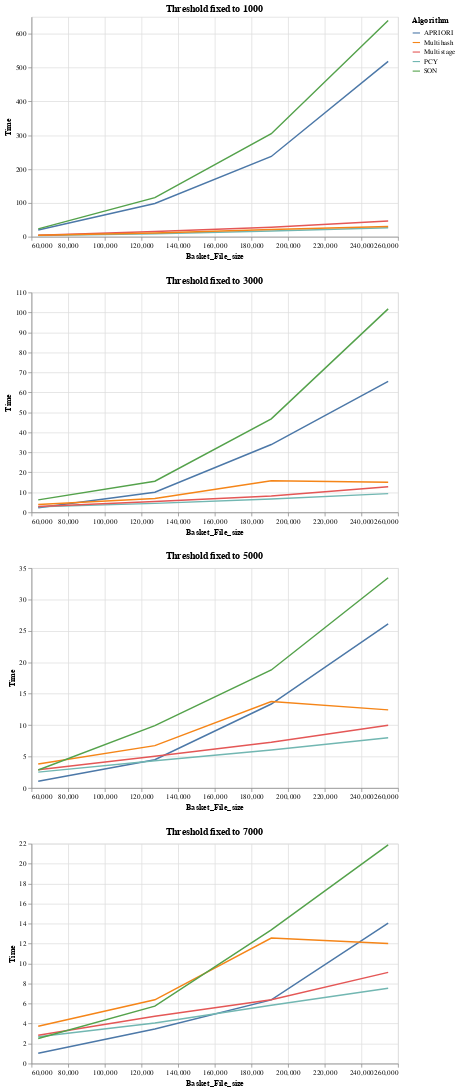

This figure's notebook cell:
### Markdown cell above
## HOW THE TIME INCREAS WITH THE BASKET FILE SIZE

### Code cell
import altair as alt
charts = []
for t in [1000,3000,5000,7000]:
  charts.append(alt.Chart(final_df[final_df["Threshold"]==t]).mark_line().encode(
      x='Basket_File_size:Q',
      y='Time:Q',
      color='Algorithm:N'
  ).properties(
      height=300,
      width=500,
      title="Threshold fixed to "+str(t)
  ))

alt.vconcat(*charts)

### Figure 1 — Vega-Lite specification as saved in the notebook (floating-point values rounded to 4 significant figures)
{"config": {"view": {"continuousWidth": 400, "continuousHeight": 300}}, "vconcat": [{"data": {"name": "data-761fd111341ea5e41c34c73f882d7dec"}, "mark": "line", "encoding": {"color": {"field": "Algorithm", "type": "nominal"}, "x": {"field": "Basket_File_size", "type": "quantitative"}, "y": {"field": "Time", "type": "quantitative"}}, "height": 300, "title": "Threshold fixed to 1000", "width": 500}, {"data": {"name": "data-ec98ea17e3e2e46f6c92ccf244d1ef2d"}, "mark": "line", "encoding": {"color": {"field": "Algorithm", "type": "nominal"}, "x": {"field": "Basket_File_size", "type": "quantitative"}, "y": {"field": "Time", "type": "quantitative"}}, "height": 300, "title": "Threshold fixed to 3000", "width": 500}, {"data": {"name": "data-63495a4e4b090c07c56e8544654306d8"}, "mark": "line", "encoding": {"color": {"field": "Algorithm", "type": "nominal"}, "x": {"field": "Basket_File_size", "type": "quantitative"}, "y": {"field": "Time", "type": "quantitative"}}, "height": 300, "title": "Threshold fixed to 5000", "width": 500}, {"data": {"name": "data-2018d500159556c83627b95c47985ee3"}, "mark": "line", "encoding": {"color": {"field": "Algorithm", "type": "nominal"}, "x": {"field": "Basket_File_size", "type": "quantitative"}, "y": {"field": "Time", "type": "quantitative"}}, "height": 300, "title": "Threshold fixed to 7000", "width": 500}], "$schema": "https://vega.github.io/schema/vega-lite/v4.17.0.json", "datasets": {"data-761fd111341ea5e41c34c73f882d7dec": [{"Time": 19.9, "Algorithm": "APRIORI", "Basket_File_size": 63656, "Threshold": 1000}, {"Time": 98.16, "Algorithm": "APRIORI", "Basket_File_size": 127300, "Threshold": 1000}, {"Time": 237.3, "Algorithm": "APRIORI", "Basket_File_size": 190850, "Threshold": 1000}, {"Time": 518.6, "Algorithm": "APRIORI", "Basket_File_size": 254626, "Threshold": 1000}, {"Time": 3.617, "Algorithm": "PCY", "Basket_File_size": 63656, "Threshold": 1000}, {"Time": 8.86, "Algorithm": "PCY", "Basket_File_size": 127300, "Threshold": 1000}, {"Time": 16.98, "Algorithm": "PCY", "Basket_File_size": 190850, "Threshold": 1000}, {"Time": 26.62, "Algorithm": "PCY", "Basket_File_size": 254626, "Threshold": 1000}, {"Time": 4.617, "Algorithm": "Multistage", "Basket_File_size": 63656, "Threshold": 1000}, {"Time": 15.45, "Algorithm": "Multistage", "Basket_File_size": 127300, "Threshold": 1000}, {"Time": 28.1, "Algorithm": "Multistage", "Basket_File_size": 190850, "Threshold": 1000}, {"Time": 46.67, "Algorithm": "Multistage", "Basket_File_size": 254626, "Threshold": 1000}, {"Time": 4.57, "Algorithm": "Multihash", "Basket_File_size": 63656, "Threshold": 1000}, {"Time": 11.25, "Algorithm": "Multihash", "Basket_File_size": 127300, "Threshold": 1000}, {"Time": 21.36, "Algorithm": "Multihash", "Basket_File_size": 190850, "Threshold": 1000}, {"Time": 30.34, "Algorithm": "Multihash", "Basket_File_size": 254626, "Threshold": 1000}, {"Time": 23.22, "Algorithm": "SON", "Basket_File_size": 63656, "Threshold": 1000}, {"Time": 115.6, "Algorithm": "SON", "Basket_File_size": 127300, "Threshold": 1000}, {"Time": 304.5, "Algorithm": "SON", "Basket_File_size": 190850, "Threshold": 1000}, {"Time": 639.4, "Algorithm": "SON", "Basket_File_size": 254626, "Threshold": 1000}], "data-ec98ea17e3e2e46f6c92ccf244d1ef2d": [{"Time": 2.28, "Algorithm": "APRIORI", "Basket_File_size": 63656, "Threshold": 3000}, {"Time": 10.07, "Algorithm": "APRIORI", "Basket_File_size": 127300, "Threshold": 3000}, {"Time": 33.94, "Algorithm": "APRIORI", "Basket_File_size": 190850, "Threshold": 3000}, {"Time": 65.51, "Algorithm": "APRIORI", "Basket_File_size": 254626, "Threshold": 3000}, {"Time": 2.784, "Algorithm": "PCY", "Basket_File_size": 63656, "Threshold": 3000}, {"Time": 4.505, "Algorithm": "PCY", "Basket_File_size": 127300, "Threshold": 3000}, {"Time": 6.699, "Algorithm": "PCY", "Basket_File_size": 190850, "Threshold": 3000}, {"Time": 9.376, "Algorithm": "PCY", "Basket_File_size": 254626, "Threshold": 3000}, {"Time": 2.936, "Algorithm": "Multistage", "Basket_File_size": 63656, "Threshold": 3000}, {"Time": 5.436, "Algorithm": "Multistage", "Basket_File_size": 127300, "Threshold": 3000}, {"Time": 8.188, "Algorithm": "Multistage", "Basket_File_size": 190850, "Threshold": 3000}, {"Time": 12.84, "Algorithm": "Multistage", "Basket_File_size": 254626, "Threshold": 3000}, {"Time": 3.897, "Algorithm": "Multihash", "Basket_File_size": 63656, "Threshold": 3000}, {"Time": 6.94, "Algorithm": "Multihash", "Basket_File_size": 127300, "Threshold": 3000}, {"Time": 15.85, "Algorithm": "Multihash", "Basket_File_size": 190850, "Threshold": 3000}, {"Time": 15.08, "Algorithm": "Multihash", "Basket_File_size": 254626, "Threshold": 3000}, {"Time": 6.238, "Algorithm": "SON", "Basket_File_size": 63656, "Threshold": 3000}, {"Time": 15.59, "Algorithm": "SON", "Basket_File_size": 127300, "Threshold": 3000}, {"Time": 46.75, "Algorithm": "SON", "Basket_File_size": 190850, "Threshold": 3000}, {"Time": 101.8, "Algorithm": "SON", "Basket_File_size": 254626, "Threshold": 3000}], "data-63495a4e4b090c07c56e8544654306d8": [{"Time": 1.073, "Algorithm": "APRIORI", "Basket_File_size": 63656, "Threshold": 5000}, {"Time": 4.498, "Algorithm": "APRIORI", "Basket_File_size": 127300, "Threshold": 5000}, {"Time": 13.36, "Algorithm": "APRIORI", "Basket_File_size": 190850, "Threshold": 5000}, {"Time": 26.13, "Algorithm": "APRIORI", "Basket_File_size": 254626, "Threshold": 5000}, {"Time": 2.522, "Algorithm": "PCY", "Basket_File_size": 63656, "Threshold": 5000}, {"Time": 4.328, "Algorithm": "PCY", "Basket_File_size": 127300, "Threshold": 5000}, {"Time": 6.033, "Algorithm": "PCY", "Basket_File_size": 190850, "Threshold": 5000}, {"Time": 8.008, "Algorithm": "PCY", "Basket_File_size": 254626, "Threshold": 5000}, {"Time": 2.898, "Algorithm": "Multistage", "Basket_File_size": 63656, "Threshold": 5000}, {"Time": 5.059, "Algorithm": "Multistage", "Basket_File_size": 127300, "Threshold": 5000}, {"Time": 7.285, "Algorithm": "Multistage", "Basket_File_size": 190850, "Threshold": 5000}, {"Time": 9.979, "Algorithm": "Multistage", "Basket_File_size": 254626, "Threshold": 5000}, {"Time": 3.825, "Algorithm": "Multihash", "Basket_File_size": 63656, "Threshold": 5000}, {"Time": 6.739, "Algorithm": "Multihash", "Basket_File_size": 127300, "Threshold": 5000}, {"Time": 13.76, "Algorithm": "Multihash", "Basket_File_size": 190850, "Threshold": 5000}, {"Time": 12.43, "Algorithm": "Multihash", "Basket_File_size": 254626, "Threshold": 5000}, {"Time": 2.865, "Algorithm": "SON", "Basket_File_size": 63656, "Threshold": 5000}, {"Time": 9.926, "Algorithm": "SON", "Basket_File_size": 127300, "Threshold": 5000}, {"Time": 18.78, "Algorithm": "SON", "Basket_File_size": 190850, "Threshold": 5000}, {"Time": 33.46, "Algorithm": "SON", "Basket_File_size": 254626, "Threshold": 5000}], "data-2018d500159556c83627b95c47985ee3": [{"Time": 1.035, "Algorithm": "APRIORI", "Basket_File_size": 63656, "Threshold": 7000}, {"Time": 3.465, "Algorithm": "APRIORI", "Basket_File_size": 127300, "Threshold": 7000}, {"Time": 6.369, "Algorithm": "APRIORI", "Basket_File_size": 190850, "Threshold": 7000}, {"Time": 14.05, "Algorithm": "APRIORI", "Basket_File_size": 254626, "Threshold": 7000}, {"Time": 2.675, "Algorithm": "PCY", "Basket_File_size": 63656, "Threshold": 7000}, {"Time": 4.067, "Algorithm": "PCY", "Basket_File_size": 127300, "Threshold": 7000}, {"Time": 5.837, "Algorithm": "PCY", "Basket_File_size": 190850, "Threshold": 7000}, {"Time": 7.529, "Algorithm": "PCY", "Basket_File_size": 254626, "Threshold": 7000}, {"Time": 2.827, "Algorithm": "Multistage", "Basket_File_size": 63656, "Threshold": 7000}, {"Time": 4.733, "Algorithm": "Multistage", "Basket_File_size": 127300, "Threshold": 7000}, {"Time": 6.395, "Algorithm": "Multistage", "Basket_File_size": 190850, "Threshold": 7000}, {"Time": 9.123, "Algorithm": "Multistage", "Basket_File_size": 254626, "Threshold": 7000}, {"Time": 3.739, "Algorithm": "Multihash", "Basket_File_size": 63656, "Threshold": 7000}, {"Time": 6.382, "Algorithm": "Multihash", "Basket_File_size": 127300, "Threshold": 7000}, {"Time": 12.57, "Algorithm": "Multihash", "Basket_File_size": 190850, "Threshold": 7000}, {"Time": 12.02, "Algorithm": "Multihash", "Basket_File_size": 254626, "Threshold": 7000}, {"Time": 2.517, "Algorithm": "SON", "Basket_File_size": 63656, "Threshold": 7000}, {"Time": 5.747, "Algorithm": "SON", "Basket_File_size": 127300, "Threshold": 7000}, {"Time": 13.38, "Algorithm": "SON", "Basket_File_size": 190850, "Threshold": 7000}, {"Time": 21.87, "Algorithm": "SON", "Basket_File_size": 254626, "Threshold": 7000}]}}
